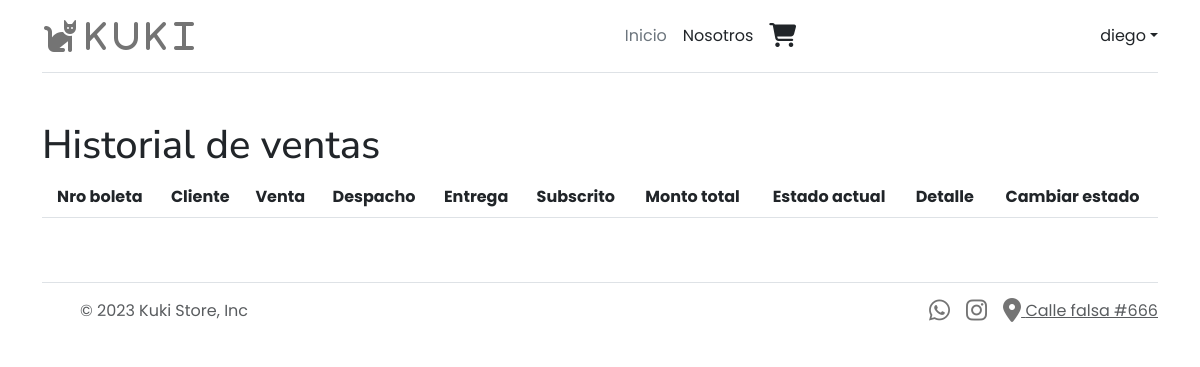
/ventas (signed in), run on an earlier commit of the app's database.
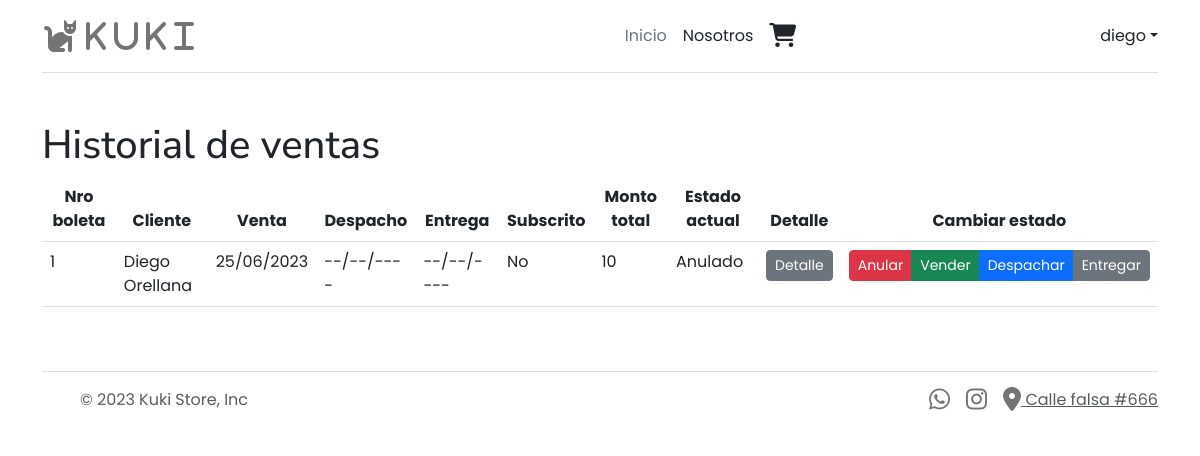
And on a later commit of the database.
### core/models.py (models this page shows, shortened)
class Boleta(models.Model):
    ESTADO_CHOICES = [
        ('Anulado', 'Anulado'),
        ('Vendido', 'Vendido'),
        ('Despachado', 'Despachado'),
        ('Entregado', 'Entregado'),
    ]
    nro_boleta = models.IntegerField(primary_key=True, blank=False, null=False, verbose_name='Nro boleta')
    cliente = models.ForeignKey(Perfil, on_delete=models.DO_NOTHING)
    monto_sin_iva = models.IntegerField(blank=False, null=False, verbose_name='Monto sin IVA')
    iva = models.IntegerField(blank=False, null=False, verbose_name='IVA')
    total_a_pagar = models.IntegerField(blank=False, null=False, verbose_name='Total a pagar')
    fecha_venta = models.DateField(blank=False, null=False, verbose_name='Fecha de venta')
    fecha_despacho = models.DateField(blank=True, null=True, verbose_name='Fecha de despacho')
    fecha_entrega = models.DateField(blank=True, null=True, verbose_name='Fecha de entrega')
    estado = models.CharField(choices=ESTADO_CHOICES, max_length=50, blank=False, null=False, verbose_name='Estado')
    class Meta:
        db_table = 'Boleta'
        verbose_name = "Boleta"
        verbose_name_plural = "Boletas"

### core/views.py (the view)
# urls.py: path('ventas', ventas, name="ventas"),
@user_passes_test(lambda u: u.is_staff)
def ventas(request):
    historial = Boleta.objects.all().values(
        'nro_boleta',
        'cliente__usuario__first_name',
        'cliente__usuario__last_name',
        'fecha_venta',
        'fecha_despacho',
        'fecha_entrega',
        'cliente__subscrito',
        'total_a_pagar',
        'estado'
    )
    historial = [
        {
            'nro_boleta': b['nro_boleta'],
            'nom_cliente': f'{b["cliente__usuario__first_name"]} {b["cliente__usuario__last_name"]}',
            'fecha_venta': b['fecha_venta'],
            'fecha_despacho': b['fecha_despacho'],
            'fecha_entrega': b['fecha_entrega'],
            'subscrito': 'Sí' if b['cliente__subscrito'] else 'No',
            'total_a_pagar': b['total_a_pagar'],
            'estado': b['estado']
        }
        for b in historial
    ]
    return render(request, 'core/ventas.html', {
        'historial': historial
    })

### core/templatetags/custom_filters.py (called while the page is built)
@register.filter
def formatear_fecha(value):
    if value == None:
        value = '--/--/----'
    else:
        value = value.strftime("%d/%m/%Y")
    return f'{value}'

### core/templates/core/ventas.html
{% extends 'core/base.html' %}
{% load static %}
{% load custom_filters %}
{% block content %}
<br>
<div class="container">
  <h1>Historial de ventas</h1>
  <table id="tabla-principal" class="table table-hover">
      <thead>
          <tr>
            <th style="text-align: center;"> Nro boleta </th>
            <th style="text-align: center;"> Cliente </th>
            <th style="text-align: center;"> Venta </th>
            <th style="text-align: center;"> Despacho </th>
            <th style="text-align: center;"> Entrega </th>
            <th style="text-align: center;"> Subscrito </th>
            <th style="text-align: center;"> Monto total </th>
            <th style="text-align: center;"> Estado actual </th>
            <th style="text-align: center;"> Detalle </th>
            <th style="text-align: center;"> Cambiar estado </th>
          </tr>
      </thead>
      <tbody>
          {% for boleta in historial %}
              {% if boleta.estado == 'Anulado' %}
                  <tr class="letra-boleta-anulada">
              {% else %}
                  <tr>
              {% endif %}
                  <td> {{ boleta.nro_boleta }} </td>
                  <td> {{ boleta.nom_cliente }} </td>
                  <td> {{ boleta.fecha_venta|formatear_fecha }} </td>
                  <td> {{ boleta.fecha_despacho|formatear_fecha }} </td>
                  <td> {{ boleta.fecha_entrega|formatear_fecha }} </td>
                  <td> {{ boleta.subscrito }} </td>
                  <td> {{ boleta.total_a_pagar }} </td>
                  <td> {{ boleta.estado }} </td>
                  <td>
                      <a href="{% url 'boleta' boleta.nro_boleta %}" class="btn btn-sm btn-secondary">Detalle</a>
                  </td>
                  <td>
                      <span>
                          <div class="btn-group">
                              <a href="{% url 'cambiar_estado_boleta' boleta.nro_boleta 'Anulado' %}" class="btn btn-sm btn-danger">Anular</a>
                              <a href="{% url 'cambiar_estado_boleta' boleta.nro_boleta 'Vendido' %}" class="btn btn-sm btn-success">Vender</a>
                              <a href="{% url 'cambiar_estado_boleta' boleta.nro_boleta 'Despachado' %}" class="btn btn-sm btn-primary">Despachar</a>
                              <a href="{% url 'cambiar_estado_boleta' boleta.nro_boleta 'Entregado' %}" class="btn btn-sm btn-secondary">Entregar</a>
                          </div>
                      </span>
                  </td>
              </tr>
          {% endfor %}
      </tbody>
  </table>
</div>
<br>
{% endblock content %}

What changed in the data, as far as the page shows it:
added Boleta: fecha_venta "25/06/2023", estado "Anulado"
Also different on the page:
new list line: "1 Diego Orellana --/--/---- --/--/---- No 10 Detalle Anular Vender Despachar Entregar"
